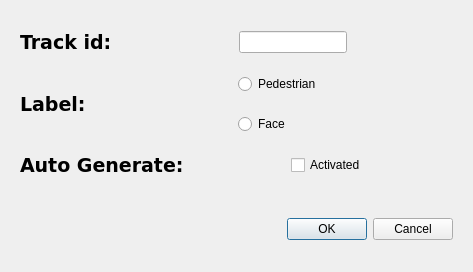
<?xml version="1.0" encoding="UTF-8"?>
<ui version="4.0">
 <class>InputRectInfoDialog</class>
 <widget class="QDialog" name="InputRectInfoDialog">
  <property name="geometry">
   <rect>
    <x>0</x>
    <y>0</y>
    <width>473</width>
    <height>272</height>
   </rect>
  </property>
  <property name="windowTitle">
   <string>Input Dialog</string>
  </property>
  <layout class="QVBoxLayout" name="verticalLayout">
   <property name="spacing">
    <number>20</number>
   </property>
   <property name="leftMargin">
    <number>20</number>
   </property>
   <property name="topMargin">
    <number>10</number>
   </property>
   <property name="rightMargin">
    <number>20</number>
   </property>
   <property name="bottomMargin">
    <number>10</number>
   </property>
   <item>
    <layout class="QVBoxLayout" name="verticalLayout_2">
     <item>
      <layout class="QHBoxLayout" name="horizontalLayout">
       <item>
        <widget class="QLabel" name="label">
         <property name="sizePolicy">
          <sizepolicy hsizetype="Preferred" vsizetype="Preferred">
           <horstretch>0</horstretch>
           <verstretch>0</verstretch>
          </sizepolicy>
         </property>
         <property name="font">
          <font>
           <family>DejaVu Sans</family>
           <pointsize>14</pointsize>
           <weight>75</weight>
           <bold>true</bold>
          </font>
         </property>
         <property name="text">
          <string>Track id:</string>
         </property>
        </widget>
       </item>
       <item>
        <spacer name="horizontalSpacer_4">
         <property name="orientation">
          <enum>Qt::Horizontal</enum>
         </property>
         <property name="sizeHint" stdset="0">
          <size>
           <width>40</width>
           <height>20</height>
          </size>
         </property>
        </spacer>
       </item>
       <item>
        <widget class="QLineEdit" name="lineEditTrackId">
         <property name="maximumSize">
          <size>
           <width>200</width>
           <height>16777215</height>
          </size>
         </property>
        </widget>
       </item>
       <item>
        <spacer name="horizontalSpacer">
         <property name="orientation">
          <enum>Qt::Horizontal</enum>
         </property>
         <property name="sizeHint" stdset="0">
          <size>
           <width>40</width>
           <height>20</height>
          </size>
         </property>
        </spacer>
       </item>
      </layout>
     </item>
     <item>
      <layout class="QHBoxLayout" name="horizontalLayout_2">
       <item>
        <widget class="QLabel" name="label_2">
         <property name="font">
          <font>
           <family>DejaVu Sans</family>
           <pointsize>14</pointsize>
           <weight>75</weight>
           <bold>true</bold>
          </font>
         </property>
         <property name="text">
          <string>Label:</string>
         </property>
        </widget>
       </item>
       <item>
        <spacer name="horizontalSpacer_3">
         <property name="orientation">
          <enum>Qt::Horizontal</enum>
         </property>
         <property name="sizeHint" stdset="0">
          <size>
           <width>40</width>
           <height>20</height>
          </size>
         </property>
        </spacer>
       </item>
       <item>
        <layout class="QVBoxLayout" name="verticalLayout_3">
         <item>
          <layout class="QHBoxLayout" name="horizontalLayout_5">
           <item>
            <widget class="QRadioButton" name="radio_pad">
             <property name="text">
              <string>Pedestrian</string>
             </property>
            </widget>
           </item>
          </layout>
         </item>
         <item>
          <layout class="QHBoxLayout" name="horizontalLayout_4">
           <item>
            <widget class="QRadioButton" name="radio_face">
             <property name="text">
              <string>Face</string>
             </property>
            </widget>
           </item>
          </layout>
         </item>
        </layout>
       </item>
       <item>
        <spacer name="horizontalSpacer_2">
         <property name="orientation">
          <enum>Qt::Horizontal</enum>
         </property>
         <property name="sizeHint" stdset="0">
          <size>
           <width>40</width>
           <height>20</height>
          </size>
         </property>
        </spacer>
       </item>
      </layout>
     </item>
     <item>
      <layout class="QHBoxLayout" name="horizontalLayout_6">
       <item>
        <widget class="QLabel" name="label_3">
         <property name="font">
          <font>
           <family>DejaVu Sans</family>
           <pointsize>14</pointsize>
           <weight>75</weight>
           <bold>true</bold>
          </font>
         </property>
         <property name="text">
          <string>Auto Generate:</string>
         </property>
        </widget>
       </item>
       <item>
        <spacer name="horizontalSpacer_5">
         <property name="orientation">
          <enum>Qt::Horizontal</enum>
         </property>
         <property name="sizeHint" stdset="0">
          <size>
           <width>40</width>
           <height>20</height>
          </size>
         </property>
        </spacer>
       </item>
       <item>
        <widget class="QCheckBox" name="check_generate">
         <property name="text">
          <string>Activated</string>
         </property>
        </widget>
       </item>
       <item>
        <spacer name="horizontalSpacer_6">
         <property name="orientation">
          <enum>Qt::Horizontal</enum>
         </property>
         <property name="sizeHint" stdset="0">
          <size>
           <width>40</width>
           <height>20</height>
          </size>
         </property>
        </spacer>
       </item>
      </layout>
     </item>
    </layout>
   </item>
   <item>
    <widget class="QDialogButtonBox" name="buttonBox">
     <property name="standardButtons">
      <set>QDialogButtonBox::Cancel|QDialogButtonBox::Ok</set>
     </property>
    </widget>
   </item>
  </layout>
 </widget>
 <resources/>
 <connections/>
</ui>
